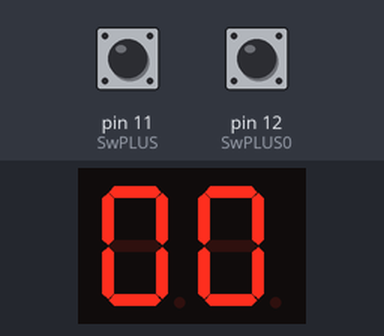
This sketch was run on a simulated Arduino Uno, built with avr-gcc and run on an emulated ATmega328P. Parts: 2-digit seven-segment display. Wiring (inferred from the names in the program): 2-digit 7-segment display, segments lit when HIGH: segments pin 2, pin 3, pin 4, pin 5, pin 6, pin 7, pin 8; digit selects pin 9, pin 10. The test bench sets the inputs (shaded band); at power-on: pin 11 (SwPLUS) LOW, pin 12 (SwPLUS0) HIGH. The segment pins are drawn as the display they are named for.

Above: at 1.2 s.
1.3 s: pin 11 (SwPLUS) pulled HIGH for 0.15 s
At 2.5 s:
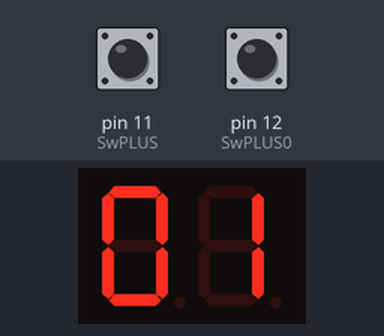
3.0 s: pin 11 (SwPLUS) pulled HIGH for 1 s
At 4.6 s:
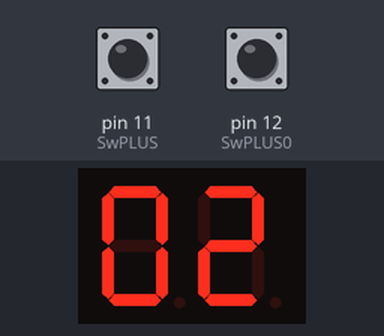
Timing chart, 0 to 6.1 s (numbered marks = the images above; inputs shaded):
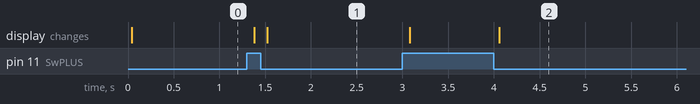

Measured:
- after the input at 1.3 s, the display: first changes after 0.08 s (image 1 shows a later state)
- after the input at 3.0 s, the display: first changes after 0.08 s (image 2 shows a later state)

The sketch:

prueba.ino
```cpp
byte D1= 2;        //a // FUNCIONANDO BIEN
byte D2= 3;        //b
byte D3= 4;        //c
byte D4= 5;        //d
byte D5= 6;        //e
byte D6= 7;        //f
byte D7= 8;        //g
byte t1= 9;    //TRANSISTORES
byte t2= 10;
#define SwPLUS 11    //PULSADORES
#define SwPLUS0 12
long vel= 35;
int display_cont[]={0x3f,0x06,0x5b,0x4f,0x66,0x6d,0x7d,0x07,0x7f,0x67};
long cont=0;
bool n=false;

//void convert(int bits, int ini, int fin);

void setup() {
for(int k=D1;k<=10;k++)
{
  pinMode(k, OUTPUT);
}
  pinMode(SwPLUS, INPUT);
  pinMode(SwPLUS0, INPUT_PULLUP);
  Serial.begin(9600);
}

void loop() {
          if(digitalRead(SwPLUS))
          { delay(vel);
            while(digitalRead(SwPLUS));   //--------->WHILE Anti-rebote para elementos mecánicos como pulsadores, switches, relés, etc.
            delay(vel);
            n=true;
            cont++;
          }
          if(!digitalRead(SwPLUS0))
          { delay(vel);
            while(!digitalRead(SwPLUS0)); //--------->WHILE Anti-rebote para elementos mecánicos como pulsadores, switches, relés, etc.
            delay(vel);
            mostrar();
            n=true;
            cont--;
          }
          if(n==1)
            {
              mostrar();
            }
          if(cont==0)
          {
            mostrar();
          }
          if(cont>99)
          {
            cont=0;
          }
          if(cont<0)
          {
            cont=99;
          }


//          for(int k=D1;k<=D7;k++)   //------------------------------------------->Otra Opcion Sin Funcion Que Funciona
//          {
//            digitalWrite(k,bitRead(display_cont[cont],k-D1));
//          }
}

void mostrar()
{
  int HX[2];
              HX[0]=cont/10;//pin 9 decenas
              HX[1]=cont-HX[0]*10;//pin 10 unidades

            for(int i=t1;i<=t2;i++)
            {
               convert(display_cont[HX[i-t1]],D1,D7); //------------------------------>Llamada de la funcion convert con los parametros
//               Serial.print(HX[i-t1]);
//              delay(333);
               digitalWrite(i, HIGH);
               delay(1);
               digitalWrite(i, LOW);
            }
}

void convert(int bits, int ini, int fin)
{
  for(int i=ini; i<=fin; i++)
  {
    digitalWrite(i, bitRead(bits,i-ini)); //bits=Número binario; i-ini=posicion del numero binario bitRead=toda esta funcion entrega el bit del numero binario lo desglosa
  }
}
```
